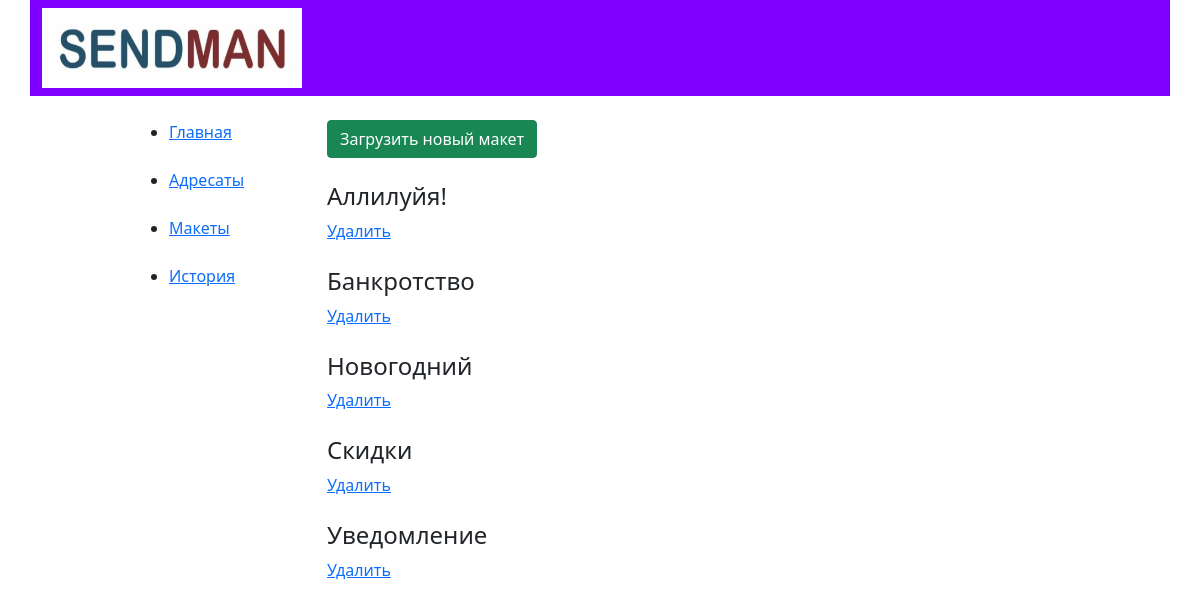
The app's page /template/all with its own data.
### sendman/models.py (models this page shows, shortened)
class Template(models.Model):
    name = models.CharField(max_length=30, verbose_name="Название")
    subject = models.CharField(max_length=50, verbose_name="Тема")
    file = models.FileField(upload_to='templates/', help_text=".html", verbose_name="Макет (.html)")
    def __str__(self):
        return self.name
    class Meta:
        verbose_name = 'Макет'
        verbose_name_plural = 'Макеты'
        ordering = ['name']

### sendman/views.py (the view)
# urls.py: path('template/all', ShowTemplates.as_view(), name="templates"),
class ShowTemplates(TemplateView):
    template_name = "sendman/templates.html"
    def dispatch(self, request, *args, **kwargs):
        templates = Template.objects.all()
        context = {
            "templates": templates,
        }
        return render(request, self.template_name, context)

### sendman/templates/sendman/templates.html (shortened to what this page needs)
{% extends 'sendman/base.html' %}
{% load static %}
{%  block content %}
    <br>
    <div>
        <a href="{%  url 'new_template' %}">
            <input type="submit" class="btn btn-success" value="Загрузить новый макет">
        </a>
    </div>
    <br>
    <div id="templates">
        {% for template in templates %}
            <div class="rcpt_list">
                <h4 color="green">{{ template }} </h4>
                <div>
                    <a href="{% url 'delete_template' template.pk %}" color="red">Удалить</a>
                </div>
            <br>
            </div>
        {%  endfor %}
    </div>
{% endblock %}

### records on screen
Template: name "Аллилуйя!"
Template: name "Банкротство"
Template: name "Новогодний"
Template: name "Скидки"
Template: name "Уведомление"
